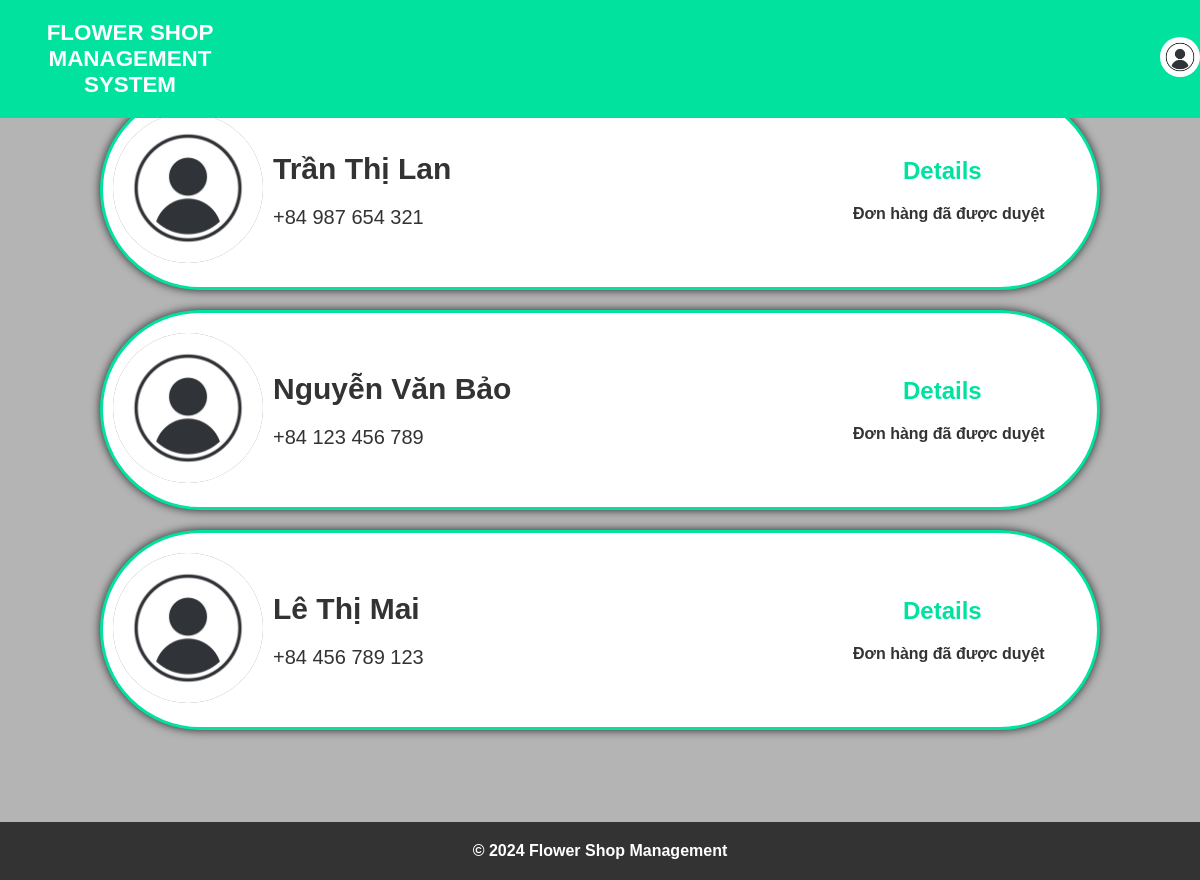
Before: /order_management.php (signed in) with the older database file.
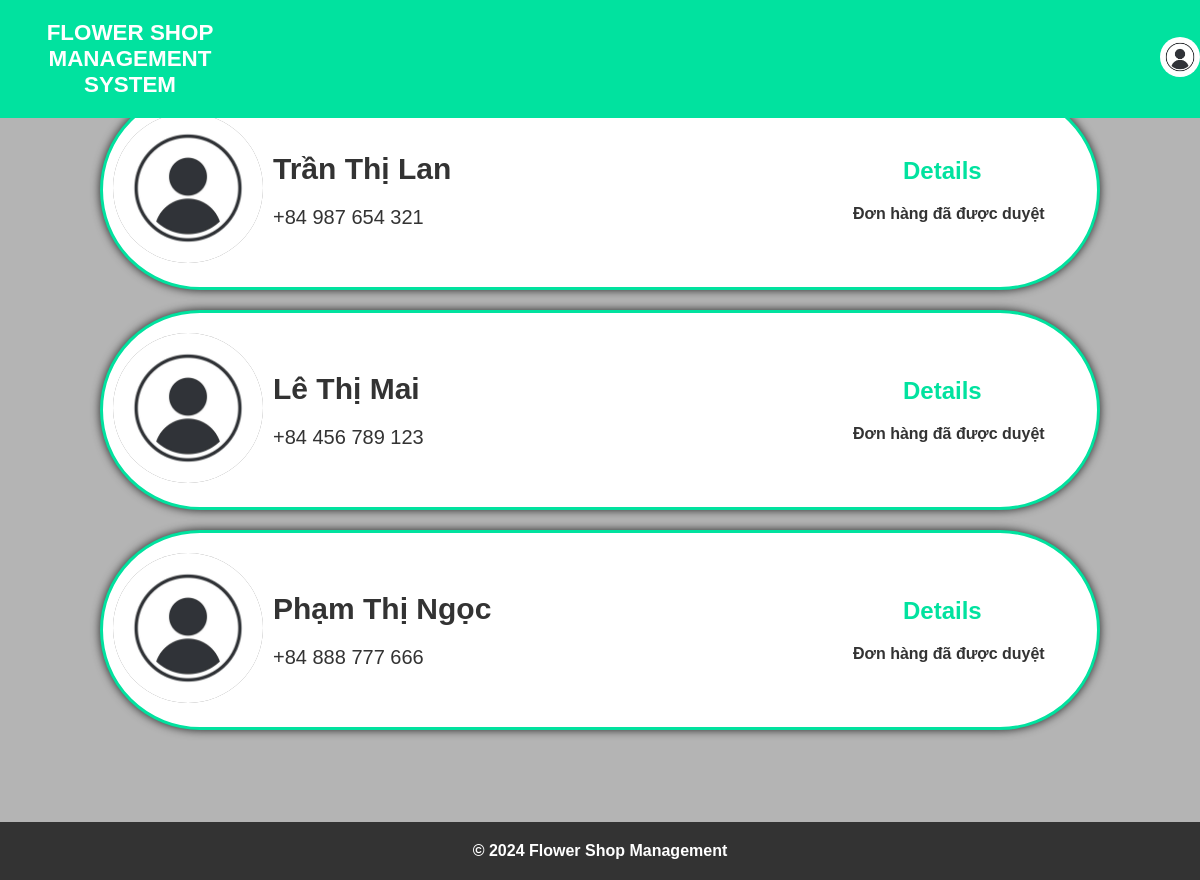
After: the same page with the newer database file.
### tables this page shows
CREATE TABLE `orders` (
  `id` int(11) NOT NULL,
  `status` int(11) NOT NULL,
  `customer_id` int(11) NOT NULL,
  `order_list` varchar(255) NOT NULL
);

CREATE TABLE `customer` (
  `ID` int(11) NOT NULL,
  `name` varchar(50) NOT NULL,
  `num_phone` varchar(30) NOT NULL,
  `address` varchar(255) NOT NULL
);

### server/order_connection.php (called while the page is built, shortened)
<?php
function connection()
{
    $server = 'localhost';
    $user = 'root';
    $password = '';
    $databasename = 'flower_management';
    $conn = new mysqli($server, $user, $password, $databasename);
    return $conn;
}
function load_order()
{
    $conn = connection();
    $sql = "SELECT * FROM orders, customer WHERE orders.customer_id = customer.ID";
    $result = $conn -> query($sql);
    $data = array();
    for($i = 0; $i < $result -> num_rows; $i ++)
    {
        $row = $result -> fetch_assoc();
        $data[] = $row;
    }
    return array('code' => 0, 'data' => $data);
}
?>

### order_management.php (the view, shortened to what this page needs)
<?php
    require_once('./server/order_connection.php');
    $data = load_order()['data'];
        ?>
<!DOCTYPE html>
<html lang="en">
    <head>
        <link rel="stylesheet" href="./css/style_order.css">
    </head>
    <body>
        <?php
            include "./component/header.php"
        ?>
        <form action="server/order_process.php" method="POST">
            <div class = "section_container">
                <?php
                    for($i = 0; $i < sizeof($data); $i ++)
                    {
                        if($data[$i]['status'] == 0)
                        {
                        ?>
                            <div class="panel">
                                <div>
                                    <img class="ava" src="./component/avatar.jpg" alt="image">
                                </div>
                                <div>
                                    <div class="name"><?= $data[$i]['name'] ?></div>
                                    <div class="phone"><?= $data[$i]['num_phone'] ?></div>
                                </div>
                                <div class ="linkandbutton">
                                    <a class="details" href="order_details.php?id=<?= $data[$i]['id'] ?>">Details</a>
                                    <div class="button-container">
                                        <button type="submit" name="accept" value="<?= $data[$i]['id'] ?>" class="accept">Accept</button>
                                        <button type="submit" name="decline" value="<?= $data[$i]['id'] ?>" class="decline">Decline</button>
                                    </div>
                                </div>
                            </div>
                        <?php
                        }
                        elseif($data[$i]['status'] == 1)
                        {
                        ?>
                            <div class="panel">
                                    <div>
                                        <img class="ava" src="./component/avatar.jpg" alt="image">
                                    </div>
                                    <div>
                                        <div class="name"><?= $data[$i]['name'] ?></div>
                                        <div class="phone"><?= $data[$i]['num_phone'] ?></div>
                                    </div>
                                    <div class ="linkandbutton">
                                        <a class="details" href="order_details.php?id=<?= $data[$i]['id'] ?>">Details</a>
                                        <div class="button-container">
                                            <p>Đơn hàng đã được duyệt</p>
                                        </div>
                                    </div>
                            </div>
                        <?php
                        }
                    }
                ?>
            </div>
        </form>
        <?php
            include "./component/footer.php"
        ?>
    </body>
</html>

### component/header.php
<link rel="stylesheet" href="./css/style_index.css">
<header>
    <div class="container_title">
        <h1 class="header_title">
            <a href="index.php">Flower Shop Management System</a>
        </h1>
    </div>
    <?php
        if(isset($_SESSION['ID']))
        {
            ?>
                <div class="avatar_container">
                    <a href="logout.php">
                        <img class="avatar" src="./component/avatar.jpg" alt="">
                    </a>
                </div>
            <?php
        }
    ?>
</header>

### component/footer.php
<footer>
        <p>&copy; 2024 Flower Shop Management</p>
</footer>

### css/style_order.css (style rules this page uses)
* { margin: 0; padding: 0; box-sizing: border-box; }
:root { --main-color: #01e29f; --hover-color: rgba(1, 1, 1, 0); --body-color: rgb(30,30,30); --container-color: #2d2e37; --text-color: #ffffff; }
body { font-family: Arial, sans-serif; background-color: #b4b4b4; color: #333; }
.section_container { margin: 5rem 0 0 0; }
html, body { height: 100%; margin: 0; padding: 0; }
.section_container { display: flex; flex-direction: column; align-items: center; justify-content: center; height: 100%; }
.panel { width: 1000px; height: 200px; border: 3px solid #01e29f; border-radius : 100px; margin: 10px; display: flex; align-items: center; padding: 10px; background-color : white; box-shadow: 0 0 10px rgba(0,0,0,0.8) }
.ava { width: 150px; height: 150px; border-radius: 50%; background-color: gray; margin-right: 10px; }
.name { width: 15rem; font-weight: bold; font-size: 30px; }
.phone { font-size : 20px; margin-top : 20px; }
.linkandbutton { margin-left : 340px; }
.details { text-decoration: none; font-size :x-large; padding : 50px; color : #01e29f; font-weight : bolder; }
.button-container { display: flex; justify-content: space-between; margin-top :20px; }
p { font-weight : bolder; size: 2rem; }

### css/style_index.css (style rules this page uses)
* { margin: 0; padding: 0; box-sizing: border-box; }
:root { --main-color: #01e29f; --hover-color: rgba(1, 1, 1, 0); --body-color: rgb(30,30,30); --container-color: #2d2e37; --text-color: #ffffff; }
a { text-decoration: none; color: inherit; }
body { font-family: Arial, sans-serif; background-color: #b4b4b4; color: #333; }
header { background-color: var(--main-color); padding: 20px 0; position: fixed; top: 0; left: 0; width: 100%; z-index: 100; display: flex; align-items: center; justify-content: center; padding: 20px 0; }
.container_title { text-align: center; padding: 0; margin: 0 900px 0 0; }
.header_title { font-size: 1.4rem; color: var(--text-color); font-weight: 600; text-transform: uppercase; margin: 0 auto 0 0; display: flex; }
.avatar { width: 40px; height: 40px; border-radius: 50%; object-fit: cover; object-position: center; }
.section_container { margin: 5rem 0 0 0; }
footer { text-align: center; background-color: #333; padding: 10px 0; background-color: #333; color: #fff; padding: 20px 0; position: fixed; bottom: 0; left: 0; width: 100%; z-index: 100; }

Changed rows visible on the page:
removed orders: status 1 (drawn), customer.name "Nguyễn Văn Bảo", customer.num_phone "+84 123 456 789"
added orders: status 1 (drawn), customer.name "Phạm Thị Ngọc", customer.num_phone "+84 888 777 666"
